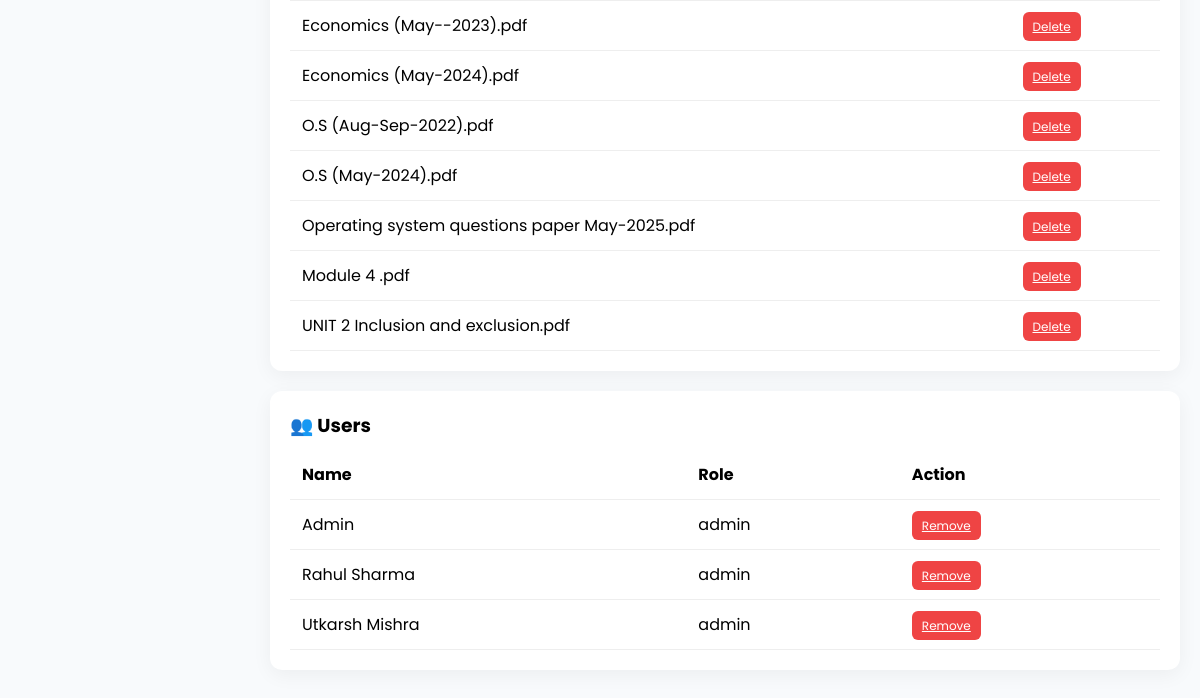
Page /admin (signed in, lower part) on the earlier database version.
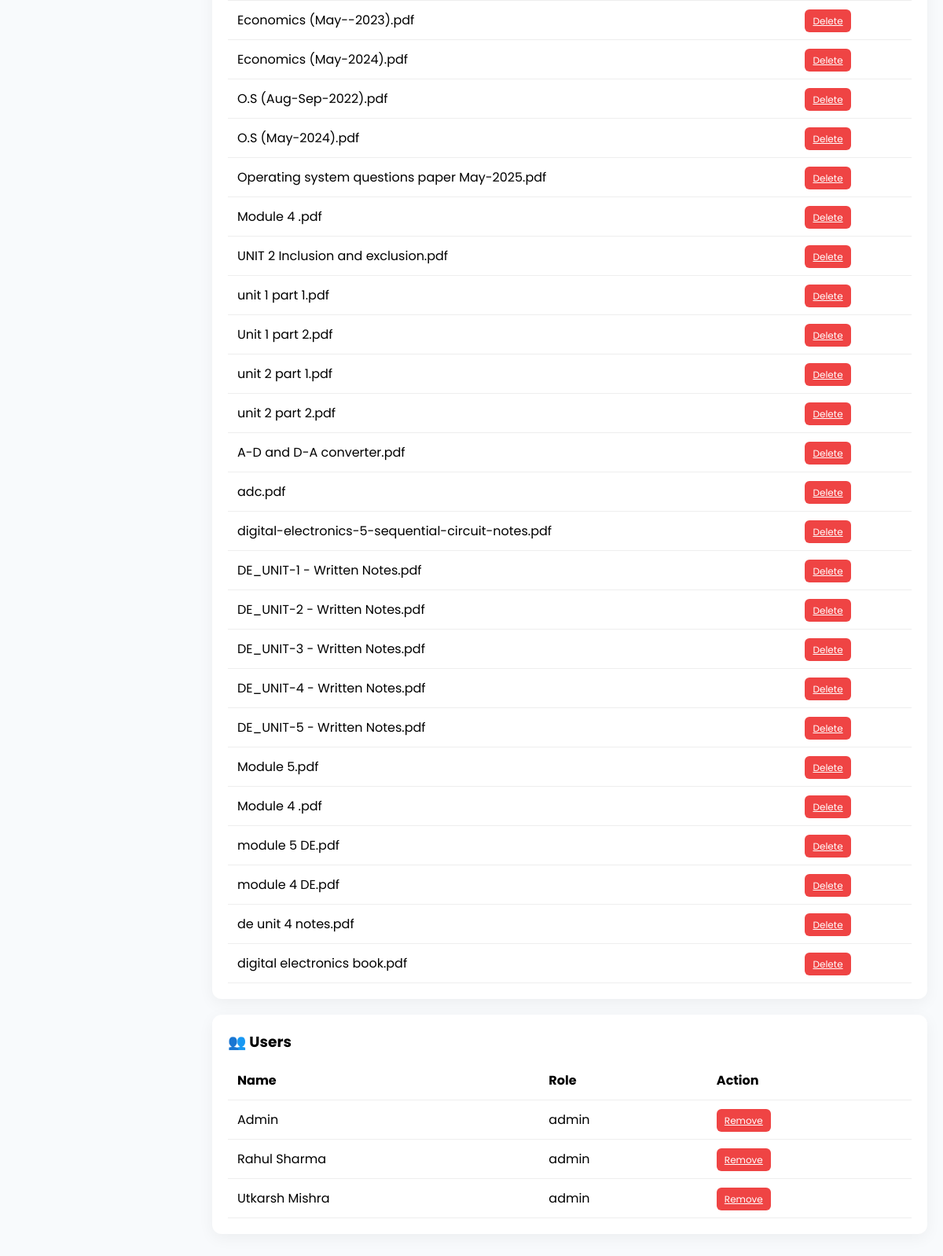
Same page on the later database version.
### tables this page shows
CREATE TABLE notes(
        id INTEGER PRIMARY KEY AUTOINCREMENT,
        title TEXT NOT NULL,
        filename TEXT NOT NULL,
        subject TEXT NOT NULL,
        semester INTEGER NOT NULL,
        uploaded_by TEXT NOT NULL,
        status TEXT NOT NULL DEFAULT 'pending',
        downloads INTEGER DEFAULT 0,
        created_at TIMESTAMP DEFAULT CURRENT_TIMESTAMP
    );

CREATE TABLE users(
        id INTEGER PRIMARY KEY AUTOINCREMENT,
        name TEXT NOT NULL,
        email TEXT UNIQUE NOT NULL,
        mobile TEXT NOT NULL,
        role TEXT NOT NULL DEFAULT 'user',
        created_at TIMESTAMP DEFAULT CURRENT_TIMESTAMP
    );

### app.py (the view)
@app.route("/admin")
def admin():
    if not login_required():
        return login_required_redirect()
    if not admin_required():
        return "⛔ Access Denied"
    conn = get_db_connection()
    cur = conn.cursor()
    cur.execute("SELECT * FROM notes WHERE status='pending'")
    pending_notes = cur.fetchall()
    cur.execute("SELECT * FROM notes WHERE status='approved'")
    approved_notes = cur.fetchall()
    cur.execute("SELECT * FROM users")
    users = cur.fetchall()
    conn.close()
    return render_template(
        "admin.html",
        pending_notes=pending_notes,
        approved_notes=approved_notes,
        users=users
    )

### app.py (called while the page is built)
def get_db_connection():
    conn = sqlite3.connect(Config.DATABASE)
    conn.row_factory = sqlite3.Row
    return conn

def login_required():
    return "user" in session

def admin_required():
    return session.get("role") == "admin"

### templates/admin.html (shortened to what this page needs)
<!DOCTYPE html>
<html lang="en">
<head>
<link rel="stylesheet" href="https://cdnjs.cloudflare.com/ajax/libs/font-awesome/6.5.0/css/all.min.css">
</head>
<body>
<div class="main">
  <div class="section" id="approved">
    <table class="table">
      {% for n in approved_notes %}
      <tr>
        <td>{{n['title']}}</td>
        <td>
          <a href="/delete/{{n['id']}}" class="btn delete">Delete</a>
        </td>
      </tr>
      {% endfor %}
    </table>
  </div>
  <div class="section" id="users">
    <h3>👥 Users</h3>
    <table class="table">
      <tr>
        <th>Name</th>
        <th>Role</th>
        <th>Action</th>
      </tr>
      {% for u in users %}
      <tr>
        <td>{{u['name']}}</td>
        <td>{{u['role']}}</td>
        <td>
          {% if u['role']=='user' %}
            <a href="/make_admin/{{u['id']}}" class="btn admin">Make Admin</a>
          {% else %}
            <a href="/remove_admin/{{u['id']}}" class="btn delete">Remove</a>
          {% endif %}
        </td>
      </tr>
      {% endfor %}
    </table>
  </div>
</div>
</body>
</html>

### templates/admin.html (style rules this page uses)
* { margin:0;padding:0;box-sizing:border-box;font-family:'Poppins',sans-serif; }
body { display:flex; background:#F8FAFC; }
.main { margin-left:250px; padding:20px; width:100%; }
.table { width:100%; border-collapse:collapse; margin-top:10px; }
.btn { padding:6px 10px; border:none; border-radius:6px; color:white; cursor:pointer; font-size:12px; }
.delete { background:#ef4444; }
.section { background:white; padding:20px; border-radius:12px; margin-bottom:20px; box-shadow:0 5px 20px rgba(0,0,0,0.05); }

Differences in the rows shown:
added notes: title "unit 1 part 1.pdf"
added notes: title "Unit 1 part 2.pdf"
added notes: title "unit 2 part 1.pdf"
added notes: title "unit 2 part 2.pdf"
added notes: title "A-D and D-A converter.pdf"
added notes: title "adc.pdf"
added notes: title "digital-electronics-5-sequential-circuit-notes.pdf"
added notes: title "DE_UNIT-1 - Written Notes.pdf"
added notes: title "DE_UNIT-2 - Written Notes.pdf"
added notes: title "DE_UNIT-3 - Written Notes.pdf"
added notes: title "DE_UNIT-4 - Written Notes.pdf"
added notes: title "DE_UNIT-5 - Written Notes.pdf"
added notes: title "Module 5.pdf"
added notes: title "Module 4 .pdf"
added notes: title "module 5 DE.pdf"
added notes: title "module 4 DE.pdf"
added notes: title "de unit 4 notes.pdf"
added notes: title "digital electronics book.pdf"
